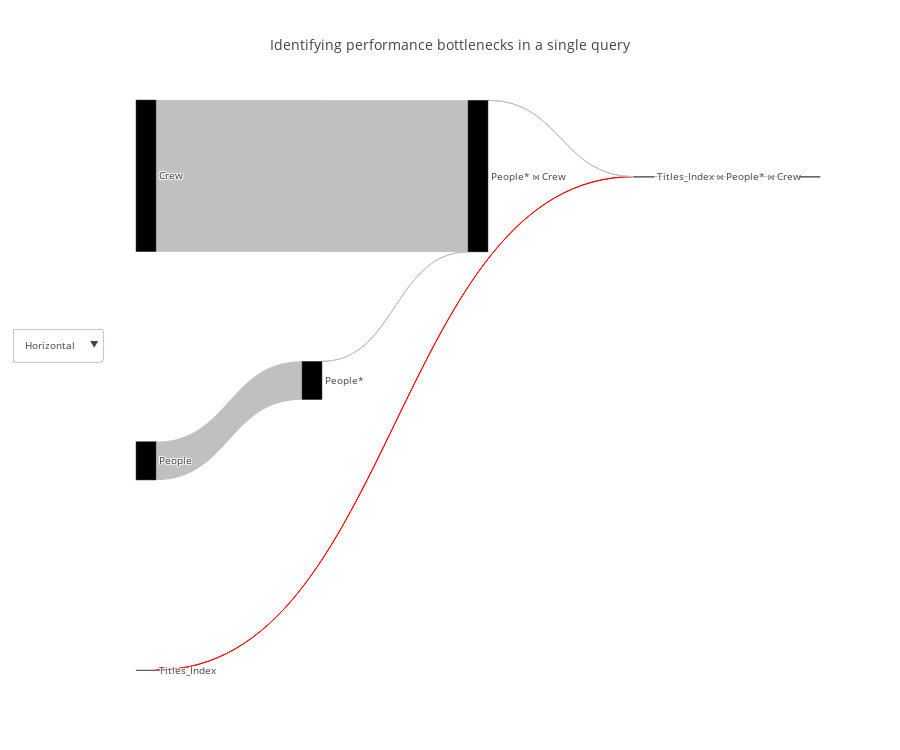

Notebook cell for this chart:
### Code cell
cardinality_df = query_renderer.get_cardinality_df(query, con_str=con_str)
query_renderer.vizualize(cardinality_df, title="Identifying performance bottlenecks in a single query", metrics=["actual_rows"], open_=False)

### Figure 1 — Plotly figure (JSON) as saved in the notebook; plotly's stock layout.template omitted (floating-point values rounded to 4 significant figures)
{"data": [{"link": {"color": ["red", "silver", "silver", "silver", "silver", "silver"], "label": ["", "", "Filter condition: (people.name = ANY ('{\"Owen Wilson\",\"Adam Sandler\",\"Jason Segel\"}'::text[]))", "", "Hash Cond ('Inner', '(crew.person_id = people.person_id)')", ""], "source": [0, 1, 2, 3, 4, 5], "target": [5, 2, 4, 4, 5, 6], "value": [1, 5169390, 4, 20477852, 848, 279]}, "node": {"color": [null, null, null, null, null, null], "label": ["Titles_Index", "People", "People*", "Crew", "People* ⋈ Crew", "Titles_Index ⋈ People* ⋈ Crew"], "pad": 200}, "orientation": "h", "type": "sankey", "valueformat": ",", "valuesuffix": [" Rows", " Rows", " Rows", " Rows", " Rows", " Rows"]}], "layout": {"font": {"size": 10}, "height": 750, "title": "Identifying performance bottlenecks in a single query", "updatemenus": [{"buttons": [{"args": ["orientation", "h"], "label": "Horizontal", "method": "restyle"}, {"args": ["orientation", "v"], "label": "Vertical", "method": "restyle"}], "y": 0.6}]}}
